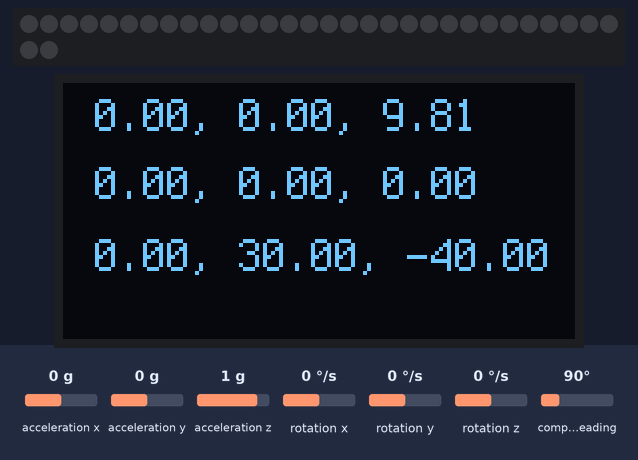
Simulated run of this program. Board: CircuitPython board. Parts: 32 RGB LEDs in strip order, left to right, continuing on the next row, 128×64 one-colour display. The test bench sets the inputs (shaded band); at power-on: acceleration x 0 g, acceleration y 0 g, acceleration z 1 g, rotation x 0 °/s, rotation y 0 °/s, rotation z 0 °/s, compass heading 90°. What the program prints to the serial console is not drawn. At 0.4 s the program ends and the board releases its pins; the recording ends there.

Above: at 0.2 s.

The program:

codea1.py
```python
import board
import displayio
import terminalio
import time
import Mapping
import TDKInvenSenses
import DisplayOutputs
from adafruit_display_text import label
import adafruit_displayio_sh1107

import neopixel
import adafruit_fancyled.adafruit_fancyled as fancy
from fader_color.fader import Fader
import fancy.fancyCRGB as crgbColors
from fader_color.gradent import Gradent
import Dict2Class as dict
from fader_color.colors import pride, halloween, ireland

BRIGHTNESS=.04
rgb = neopixel.NeoPixel(board.D6, 32, brightness=1.0, auto_write=False)
gradients = Gradent([
    crgbColors.RED, crgbColors.ORANGE, crgbColors.YELLOW, crgbColors.GREEN, crgbColors.BLUE, crgbColors.VIOLET
],True,40,.04)
newGradient= gradients.create_gradient()
#print(color_rgb.palette_names[1])

pride = (6684672, 6684672, 6684672, 6684928, 6685184, 6685696, 6686208, 6687232, 6688256, 6689792, 6691584, 6693632, 6695936, 6698752, 6701824, 6705408, 6709248, 5334528, 3630592, 2319872, 1336832, 681472, 288256, 91648, 26112, 22016, 15105, 9732, 5642, 2836, 1059, 311, 81, 102, 102, 102, 65638, 196710, 393318, 655462, 917606, 1310816, 1704003, 2228268, 2752539, 3342350, 4063238, 4849666, 5701632, 6684672)

fader = Fader(newGradient)
i=0
previous = None


# SH1107 is vertically oriented 64x128
WIDTH = 128
HEIGHT = 64
BORDER = 2
displayio.release_displays()
i2c = board.I2C()
display_bus = displayio.I2CDisplay(i2c, device_address=0x3C)

display = adafruit_displayio_sh1107.SH1107(
    display_bus, width=WIDTH, height=HEIGHT, rotation=0
)

# Make the display context
splash = displayio.Group()
display.show(splash)

text1="text1"
text2="text2"
text3="text3"

positionAcceList = []
positionGyroList = []
positionMagList = []

text_area1 = label.Label(terminalio.FONT, text=str(text1),  scale=1, color=0xFFFFFF, x=8, y=8)
splash.append(text_area1)

text_area2 = label.Label(terminalio.FONT, text=str(text2),  scale=1, color=0xFFFFFF, x=8, y=25)
splash.append(text_area2)

text_area3 = label.Label(terminalio.FONT, text=str(text3),  scale=1, color=0xFFFFFF, x=8, y=43)
splash.append(text_area3)
# acellOutputText = DisplayOutputs.DisplayOutputs()
# magneticOutputText = DisplayOutputs.DisplayOutputs()
# gyroOutputText = DisplayOutputs.DisplayOutputs()
acell = TDKInvenSenses.TDKInvenSenses()
gyro = TDKInvenSenses.TDKInvenSenses()
magnetic = TDKInvenSenses.TDKInvenSenses()
acellText = acell.update("acceleration")
gyroText =gyro.update("gyro")
magneticText = magnetic.update("magnetic")
# print(acell.returnText())
# print(gyro.returnText())
# print(magnetic.returnText())
# acellOutputText = acell.returnText()
# gyroOutputText = gyro.returnText()
# magneticOutputText=  magnetic.returnText()

# acellOutputText.outputText(acell.returnText())
# gyroOutputText.outputText(gyro.returnText())
# magneticOutputText.outputText(magnetic.returnText())

# acellOutputText = acell.returnText().update("acceleration")
# gyroOutputText =gyro.returnText().update("gyro")
# magneticOutputText = magnetic.returnText().update("magnetic")
lenList = 0

def maprange(s):

        (a1, a2), (b1, b2) =  (-52.27,11.96),(0, 800)
        return  b1 + ((s - a1) * (b2 - b1) / (a2 - a1))

#print("%g maps to %g" % (-2.27, maprange(-2.27)))
maprange(-2.27)
accelerationMap =  Mapping.Mapping()
gyroMap = Mapping.Mapping()
magMap = Mapping.Mapping()
while True:
    lenList = 1 + lenList
    print(lenList)
    if lenList < 35:
            acellText = acell.update("acceleration")
            gyroText =gyro.update("gyro")
            magneticText = magnetic.update("magnetic")
            pos1 = acell.returnText().split(", ")
            pos2 = gyro.returnText().split(", ")
            pos3 = magnetic.returnText().split(", ")
            positionAcceList.append([float(pos1[0]),float(pos1[1]),float(pos1[2])])
            positionGyroList.append([float(pos2[0]),float(pos2[1]),float(pos2[2])])
            positionMagList.append([float(pos3[0]),float(pos3[1]),float(pos3[2])])
            text_area1.text = acell.returnText()
            text_area2.text = gyro.returnText()
            text_area3.text = magnetic.returnText()

            #axcell = (-52.27,11.96)
            #self.b =(0, 800)


            # min [[-52.27, -78.45, -34.66]]
            # max [[11.96, 21.97, 24.52]]
            # gyro
            # min [[-12.6, -24.75, -43.35]]
            # max [[65.4, 73.95, 49.65]]
            # mag
            # min [[-8.73, -8.73, -8.73]]
            # max [[8.73, 8.73, 8.73]]

            xGyro = gyroMap.maprange((-12.6,4.9),float(pos2[0]))
            yGyro = gyroMap.maprange((-24.75,73.95),float(pos2[1]))
            zgyro = gyroMap.maprange((-43.35,49.65),float(pos2[2]))

            xmagMap = magMap.maprange((-8.73,8.73),float(pos3[0]))
            ymagMap = magMap.maprange((-8.73,8.73),float(pos3[1]))
            zmagMap = magMap.maprange((-8.73,8.73),float(pos3[2]))

            text_area1.text = acell.returnText()
            text_area2.text = gyro.returnText()
            text_area3.text = magnetic.returnText()

            # print(acell.returnText())
            # print(gyro.returnText())
            # print(magnetic.returnText())
            #print(positionList)
    elif lenList == 35:

        print("positionGyroList")
        print(positionAcceList)
        print("positionGyroList")
        print(positionGyroList)
        print("positionMagList")
        print(positionMagList)
        break

        text1= " "
        text2= " "
        text3= " "
        #time.sleep(.005)
        text_area1.text = text1
        text_area2.text = text2
        text_area3.text = text3

    # fader.update()
    # rgb[4] = fader.color
    # rgb[3] = fader.color
    # rgb[2] = fader.color
    # rgb[1] = fader.color
    # rgb[0] = fader.color
    rgb.write()
    # if  xAcell < 100.0:
    #     rgb[7] = 255
    #     rgb[6] = 0
    #     rgb[5] = 0
    #     rgb[4] = 0
    #     rgb[3] = 0
    #     rgb[2] = 0
    #     rgb[1] = 0
    #     rgb[0] = 0
    #     rgb.write()

    # elif   xAcell > 100 and xAcell < 200:
    #     rgb[7] = 255
    #     rgb[6] = 255
    #     rgb[5] = 0
    #     rgb[4] = 0
    #     rgb[3] = 0
    #     rgb[2] = 0
    #     rgb[1] = 0
    #     rgb[0] = 0
    #     rgb.write()

    # elif  xAcell > 200 and xAcell < 300:
    #     rgb[7] = 255
    #     rgb[6] = 255
    #     rgb[5] = 255
    #     rgb[4] = 0
    #     rgb[3] = 0
    #     rgb[2] = 0
    #     rgb[1] = 0
    #     rgb[0] = 0
    #     rgb.write()

    # elif  xAcell > 400 and xAcell < 500:
    #     rgb[7] = 255
    #     rgb[6] = 255
    #     rgb[5] = 255
    #     rgb[4] = 255
    #     rgb[3] = 0
    #     rgb[2] = 0
    #     rgb[1] = 0
    #     rgb[0] = 0
    #     rgb.write()

    # elif   xAcell > 600 and xAcell < 700:
    #     rgb[7] = 255
    #     rgb[6] = 255
    #     rgb[5] = 255
    #     rgb[4] = 255
    #     rgb[3] = 255
    #     rgb[2] = 0
    #     rgb[1] = 0
    #     rgb[0] = 0
    #     rgb[0] = 0
    #     rgb.write()

    # elif   xAcell > 600 and xAcell < 700:
    #     rgb[7] = 255
    #     rgb[6] = 255
    #     rgb[5] = 255
    #     rgb[4] = 255
    #     rgb[3] = 255
    #     rgb[2] = 255
    #     rgb[1] = 0
    #     rgb[0] = 0
    #     rgb[0] = 0
    #     rgb.write()

    # if  xGyro < 100.0:
    #     rgb[15] = 255
    #     rgb[14] = 0
    #     rgb[13] = 0
    #     rgb[12] = 0
    #     rgb[11] = 0
    #     rgb[10] = 0
    #     rgb[9] = 0
    #     rgb[8] = 0

    #     rgb.write()

    # elif   xGyro > 100 and xGyro < 200:
    #     rgb[15] = 255
    #     rgb[14] = 255
    #     rgb[13] = 0
    #     rgb[12] = 0
    #     rgb[11] = 0
    #     rgb[10] = 0
    #     rgb[9] = 0
    #     rgb[8] = 0
    #     rgb.write()

    # elif  xGyro > 200 and xGyro < 300:
    #     rgb[15] = 255
    #     rgb[14] = 255
    #     rgb[13] = 255
    #     rgb[12] = 0
    #     rgb[11] = 0
    #     rgb[10] = 0
    #     rgb[9] = 0
    #     rgb[8] = 0
    #     rgb.write()

    # elif  xGyro > 400 and xGyro < 500:
    #     rgb[15] = 255
    #     rgb[14] = 255
    #     rgb[13] = 255
    #     rgb[12] = 255
    #     rgb[11] = 0
    #     rgb[10] = 0
    #     rgb[9] = 0
    #     rgb[8] = 0
    #     rgb.write()

    # elif   xGyro > 600 and xGyro < 700:
    #     rgb[15] = 255
    #     rgb[14] = 255
    #     rgb[13] = 255
    #     rgb[12] = 255
    #     rgb[11] = 255
    #     rgb[10] = 0
    #     rgb[9] = 0
    #     rgb[8] = 0
    #     rgb.write()
    # elif   xGyro > 700 and xGyro < 800:
    #     rgb[15] = 255
    #     rgb[14] = 255
    #     rgb[13] = 255
    #     rgb[12] = 255
    #     rgb[11] = 255
    #     rgb[10] = 255
    #     rgb[9] = 0
    #     rgb[8] = 0
    #     rgb.write()


    # time.sleep(1)
    # # rgb[4] = 0
    # # rgb[3] = 0
    # # rgb[2] = 0
    # # rgb[1] = 0
    # # rgb[0] = 0
    # # rgb.write()
    # #print(xAcell)
    # print(xGyro)
    pass
```

Mapping.py
```python
class Mapping:
    def __init__(self):
        self.list = list
        self.xPos = []
        self.yPos = []
        self.zPos = []
        self.maxPos= []
        self.minPos= []
        self.a = (-52.27,11.96)
        self.b =(0, 800)

    def maprange(self,a,s):
        (a1, a2), (b1, b2) = a,(0, 800)
        return  b1 + ((s - a1) * (b2 - b1) / (a2 - a1))

    #for s in range(1):
        # print("%g maps to %g" % (s, maprange((-52.27,11.96), (0, 255), s)))
        # print("%g maps to %g" % (-52.27, maprange( (-52.27,11.96), (0, 800), -52.27)))
        # print("%g maps to %g" % (11.96, maprange( (-52.27,11.96), (0, 800), 11.96)))
```

TDKInvenSenses.py
```python
import time
import board
import adafruit_icm20x
class TDKInvenSenses:
    def __init__(self):
        i2c = board.I2C()
        self.icm = adafruit_icm20x.ICM20948(i2c)
        self.text = ""
    def update(self,type):
        self.type = type
        if self.type == "acceleration":
            #print("Acceleration: X:%.2f, Y: %.2f, Z: %.2f m/s^2" % (self.icm.acceleration))
            self.text = "%.2f, %.2f, %.2f" % (self.icm.acceleration) # overly long to see where it clips
        elif self.type == "magnetic":
            #print("Mag: %.2f, %.2f, %.2f, uT" % (self.icm.magnetic) )# overly long to see where it clips
            self.text = "%.2f, %.2f, %.2f" % (self.icm.magnetic) # overly long to see where it clips
        else:
            #print("Gyro: %.2f, %.2f, %.2f, uT" % (self.icm.gyro) )# overly long to see where it clips
            self.text = "%.2f, %.2f, %.2f" % (self.icm.gyro) # overly long to see where it clips
    def returnText(self):
        #print(self.text)
        return self.text
```

DisplayOutputs.py
```python
import board
import displayio
import terminalio
import time
import Mapping
# can try import bitmap_label below for alternative
from adafruit_display_text import label
import adafruit_displayio_sh1107
displayio.release_displays()
class DisplayOutputs:
    def __init__(self):
        # Use for I2C
        i2c = board.I2C()
        display_bus = displayio.I2CDisplay(i2c, device_address=0x3C)

        # SH1107 is vertically oriented 64x128
        WIDTH = 128
        HEIGHT = 64
        BORDER = 2

        display = adafruit_displayio_sh1107.SH1107(
            display_bus, width=WIDTH, height=HEIGHT, rotation=0
        )

        # Make the display context
        self.splash = displayio.Group()
        display.show(self.splash)

    def outputText(self,text):
        self.text = text
        self.text_area = label.Label(terminalio.FONT, text=str(self.text),  scale=1, color=0xFFFFFF, x=8, y=8)
        self.splash.append(self.text_area)
```

fader.py
```python
import time

class Fader:
    def __init__(self, palette, interval=0.1):
        self.checkin = time.monotonic()
        self.color = 0
        self.interval = interval
        self.palette = palette
        self.max = len(self.palette)*interval
        self.epoch = 0
        self.index = 0

    def update(self):
        self.epoch = time.monotonic() - self.checkin

        self.index = round((self.epoch%self.max)/self.interval)

        if self.index > len(self.palette)-1:
            self.index = 0
            self.checkin = time.monotonic()

        self.color = self.palette[self.index]

class ModeFader(Fader):
    def __init__(self, palette, interval=0.1):
        self.on = True
        Fader.__init__(self, palette, interval)

    def update(self):
        if not self.on:
            self.color = 0
            return

        Fader.update(self)

class AutoOffFader(ModeFader):
    def reset(self):
        self.epoc = 0
        self.checkin = time.monotonic()
        self.on = True
        self.index = 0

    def update(self):
        ModeFader.update(self)
        if self.on and self.index == len(self.palette)-1:
            self.on = False
```

fancyCRGB.py
```python
#colors.py
import adafruit_fancyled.adafruit_fancyled as fancy

WHITE = fancy.CRGB(255, 255, 255)
BLACK = fancy.CRGB(0, 0, 0)
RED = fancy.CRGB(255, 0, 0)
GREEN = fancy.CRGB(0, 255, 0)
YELLOW = fancy.CRGB(255, 255, 0)
MAGENTA = fancy.CRGB(255, 0, 255)
CYAN = fancy.CRGB(0, 255, 255)
BLUE = fancy.CRGB(0, 0, 255)
ORANGE = fancy.CRGB(255, 127, 0)
VIOLET = fancy.CRGB(139, 0, 255)
INDIGO = fancy.CRGB(46, 43, 95)
PINK = fancy.CRGB(255, 127, 127)
MINT = fancy.CRGB(127, 255, 127)
ROBIN = fancy.CRGB(127, 127, 255)
CANARY = fancy.CRGB(255, 255, 127)
```

gradent.py
```python
import time
import adafruit_fancyled.adafruit_fancyled as fancy
#import fancyColors as colors
import fancyCRGB as crgbColors

class Gradent:
    def __init__(self, colors, cycle,count,BRIGHTNESS):
        self.colors = colors
        self.color = 0
        self.cycle= cycle
        self.count = count
        self.values = []
        self.ratio = 1.0/len(self.colors)
        self.BRIGHTNESS = BRIGHTNESS
        print("class gradent")
        #self.colors = (crgbColors.RED, crgbColors.ORANGE, crgbColors.YELLOW, crgbColors.GREEN, crgbColors.BLUE, crgbColors.VIOLET)
    def create_gradient(self):
        for index, color in enumerate(self.colors):
            value = float(index*self.ratio)
            self.values.append((value, color))
        if self.cycle:
            self.values.append((1.0, self.colors[0]))

        palette = []
        for expanded in fancy.expand_gradient(self.values, self.count):
            palette.append(fancy.gamma_adjust(expanded, brightness=self.BRIGHTNESS).pack())
        print("class")
        #Íprint(palette)
        return tuple(palette)
```

Dict2Class.py
```python
# Turns a dictionary into a class
class Dict2Class(object):

    def __init__(self, my_dict):

        for key in my_dict:
            setattr(self, key, my_dict[key])

# Driver Code
if __name__ == "__main__":

    # Creating the dictionary
    my_dict = {"Name": "Geeks",
               "Rank": "1223",
               "Subject": "Python"}

    result = Dict2Class(my_dict)

    # printing the result
    print("After Converting Dictionary to Class : ")
    print(result.Name, result.Rank, result.Subject)
    print(type(result))
```

fancyCRGB.py
```python
#colors.py
import adafruit_fancyled.adafruit_fancyled as fancy

WHITE = fancy.CRGB(255, 255, 255)
BLACK = fancy.CRGB(0, 0, 0)
RED = fancy.CRGB(255, 0, 0)
GREEN = fancy.CRGB(0, 255, 0)
YELLOW = fancy.CRGB(255, 255, 0)
MAGENTA = fancy.CRGB(255, 0, 255)
CYAN = fancy.CRGB(0, 255, 255)
BLUE = fancy.CRGB(0, 0, 255)
ORANGE = fancy.CRGB(255, 127, 0)
VIOLET = fancy.CRGB(139, 0, 255)
INDIGO = fancy.CRGB(46, 43, 95)
PINK = fancy.CRGB(255, 127, 127)
MINT = fancy.CRGB(127, 255, 127)
ROBIN = fancy.CRGB(127, 127, 255)
CANARY = fancy.CRGB(255, 255, 127)
```

Source omitted: colors.py (16268 bytes)
